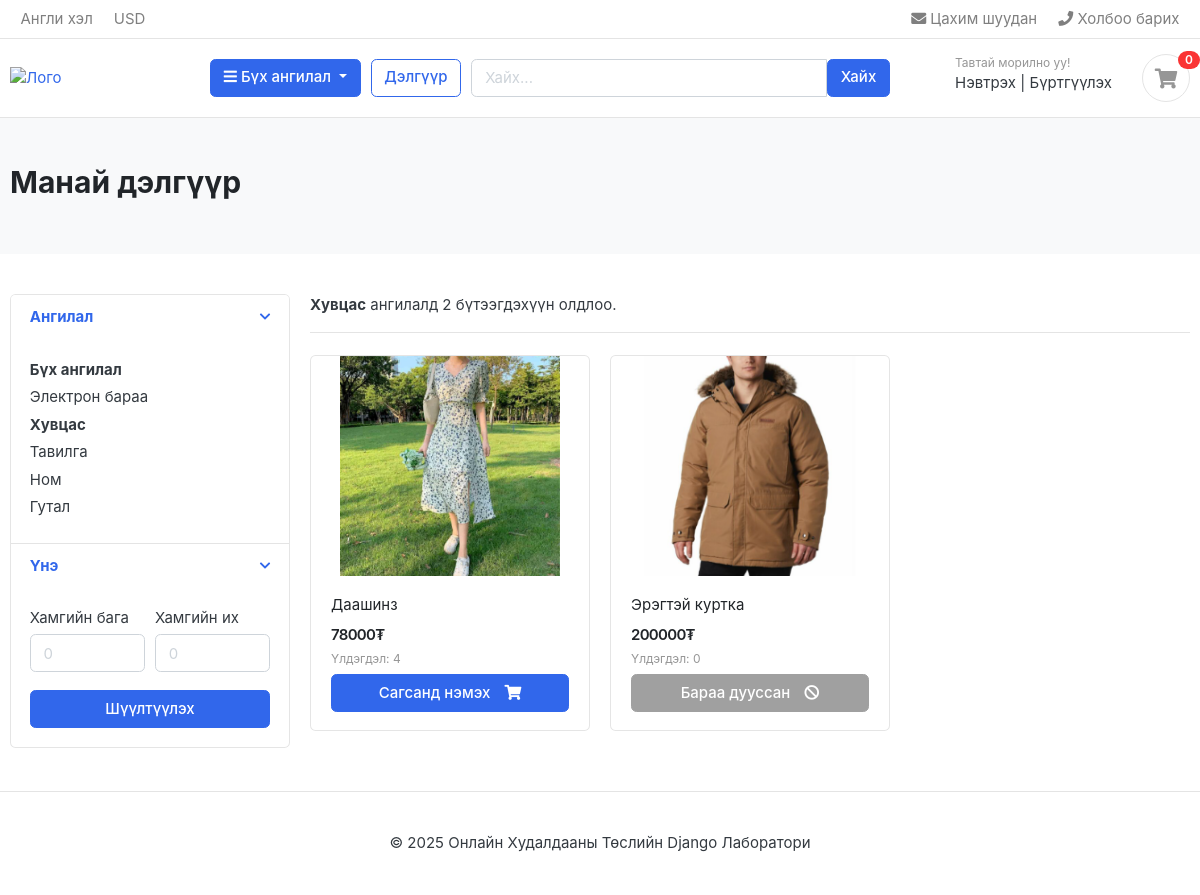
The page /huvcas/ on the database its author committed.
### shop_app/models.py (models this page shows, shortened)
class Category(models.Model):
    category_name = models.CharField(max_length=50, unique=True)
    slug = models.SlugField(max_length=100, unique=True)
    description = models.TextField(max_length=255, blank=True)
    cat_image = models.ImageField(upload_to='images/categories', blank=True)
    class Meta:
        db_table = "tbl_categories"
    def getUrl(self):
        return reverse('categoryDetail', kwargs={'slug': self.slug})

class Product(models.Model):
    product_name = models.CharField(
        max_length=200,
        unique=True)
    slug = models.SlugField(max_length=200, unique=True)
    description = models.TextField(max_length=500, blank=True)
    price = models.IntegerField()
    images = models.ImageField(upload_to='images/products')
    stock = models.IntegerField()
    is_available = models.BooleanField(default=True)
    category = models.ForeignKey(Category, on_delete=models.CASCADE)
    created_date = models.DateTimeField(auto_now_add=True)
    modified_date = models.DateTimeField(auto_now=True)
    def getUrl(self):
        return reverse("product_detail", kwargs= {
            "categorySlug": self.category.slug,
            "productSlug": self.slug
        })
    class Meta:
        db_table = "tbl_products"

### shop_app/views.py (the view, shortened to what this page needs)
# urls.py: path('<str:slug>/', views.store, name='categoryDetail'),
def store(request, slug=None):
    categories = Category.objects.all()
    products_list = Product.objects.filter(is_available=True)
    keyword = request.GET.get('keyword', '')
    min_price = request.GET.get('min_price', '')
    max_price = request.GET.get('max_price', '')
    selected_category = None
    selected_category_obj = None
    if slug:
        try:
            selected_category_obj = get_object_or_404(Category, slug=slug)
            selected_category = slug
            products_list = products_list.filter(category=selected_category_obj)
        except Category.DoesNotExist:
            pass
    category_param = request.GET.get('category', '')
    if keyword:
        products_list = products_list.filter(
            Q(product_name__icontains=keyword) |
            Q(description__icontains=keyword)
        ).distinct()
    if min_price:
        try:
            min_price_int = int(min_price)
            products_list = products_list.filter(price__gte=min_price_int)
        except ValueError:
            min_price = ''
    if max_price:
        try:
            max_price_int = int(max_price)
            products_list = products_list.filter(price__lte=max_price_int)
        except ValueError:
            max_price = ''
    products_list = products_list.order_by('-created_date')
    paginator = Paginator(products_list, 6)
    page_number = request.GET.get('page')
    products = paginator.get_page(page_number)
    context = {
        'categories': categories,
        'products': products,
        'count': products_list.count(),
        'selected_category': selected_category,
        'selected_category_obj': selected_category_obj,
        'keyword': keyword,
        'min_price': min_price,
        'max_price': max_price,
    }
    return render(request, 'store.html', context)

### cart_app/context_processors.py (called while the page is built)
def counter(request):
    cart_count = 0
    try:
        cart = Cart.objects.filter(id=_cart_id(request))
        cart_items = CartItem.objects.all().filter(cart = cart[:1])
        for cart_item in cart_items:
            cart_count += cart_item.quantity
    except Cart.DoesNotExist:
        cart_count = 0
    return dict(cart_count = cart_count)

### cart_app/views.py (called while the page is built)
def _cart_id(request):
    cart = request.session.session_key
    if not cart:
        cart = request.session.create()
    return cart

### lab2Template/contextProcessors.py (called while the page is built)
def categoriesProcessor(request):
    categories = Category.objects.all()
    return {'categories': categories}

### templates/store.html (shortened to what this page needs)
{% extends "base.html" %}
{% load static %}
{% block content %}
<section class="section-pagetop bg">
  <div class="container">
    <h2 class="title-page">Манай дэлгүүр</h2>
  </div>
</section>
<section class="section-content padding-y">
  <div class="container">
    <div class="row">
      <aside class="col-md-3">
        <div class="card">
          <article class="filter-group">
            <header class="card-header">
              <a href="#" data-toggle="collapse" data-target="#collapse_1" aria-expanded="true">
                <i class="icon-control fa fa-chevron-down"></i>
                <h6 class="title">Ангилал</h6>
              </a>
            </header>
            <div class="filter-content collapse show" id="collapse_1">
              <div class="card-body">
                <ul class="list-menu">
                  <li>
                    <a href="{% url 'store' %}">
                      <strong>Бүх ангилал</strong>
                    </a>
                  </li>
                  {% for category in categories %}
                    <li>
                      <a href="?category={{ category.slug }}&keyword={{ keyword }}&min_price={{ min_price }}&max_price={{ max_price }}">
                        {% if selected_category == category.slug %}
                          <strong>{{ category.category_name }}</strong>
                        {% else %}
                          {{ category.category_name }}
                        {% endif %}
                      </a>
                    </li>
                  {% empty %}
                    <span class="dropdown-item">Ангилал олдсонгүй</span>
                  {% endfor %}
                </ul>
              </div>
            </div>
          </article>
          <article class="filter-group">
            <header class="card-header">
              <a href="#" data-toggle="collapse" data-target="#collapse_3" aria-expanded="true">
                <i class="icon-control fa fa-chevron-down"></i>
                <h6 class="title">Үнэ</h6>
              </a>
            </header>
            <div class="filter-content collapse show" id="collapse_3">
              <div class="card-body">
                <form method="GET" action="{% url 'search' %}">
                  <div class="form-row">
                    <div class="form-group col-md-6">
                      <label>Хамгийн бага</label>
                      <input type="number" class="form-control" name="min_price"
                             placeholder="0" value="{{ min_price }}">
                    </div>
                    <div class="form-group col-md-6">
                      <label>Хамгийн их</label>
                      <input type="number" class="form-control" name="max_price"
                             placeholder="0" value="{{ max_price }}">
                    </div>
                  </div>
                  <button type="submit" class="btn btn-block btn-primary">Шүүлтүүлэх</button>
                </form>
              </div>
            </div>
          </article>
        </div>
      </aside>
      <main class="col-md-9">
        <header class="border-bottom mb-4 pb-3">
          <div class="form-inline">
            <span class="mr-md-auto">
              {% if selected_category %}
                <strong>{{ selected_category_obj.category_name }}</strong> ангилалд
              {% endif %}
              {{ count }} бүтээгдэхүүн олдлоо.
            </span>
          </div>
        </header>
        <div class="row">
          {% for product in products %}
          <div class="col-md-4">
            <figure class="card card-product-grid">
              <div class="img-wrap">
                {% if product.images %}
                  <a href="{{ product.getUrl }}">
                    <img src="{{ product.images.url }}" alt="{{ product.product_name }}">
                  </a>
                {% else %}
                  <img src="{% static 'images/no_image_available.png' %}" alt="No image" />
                {% endif %}
              </div>
              <figcaption class="info-wrap">
                <div class="fix-height">
                  {% if product.category %}
                    <a href="{{ product.getUrl }}" class="title">{{ product.product_name }}</a>
                  {% else %}
                    {{ product.product_name }}
                  {% endif %}
                  <div class="price-wrap mt-2">
                    <span class="price">{{ product.price }}₮</span>
                  </div>
                  <small class="text-muted">Үлдэгдэл: {{ product.stock }}</small>
                </div>
                {% if product.stock > 0 %}
                  <a href="{% url 'add_cart' product.id %}" class="btn btn-block btn-primary">
                    <span class="text">Сагсанд нэмэх</span>
                    <i class="fas fa-shopping-cart"></i>
                  </a>
                {% else %}
                  <button class="btn btn-block btn-secondary" disabled>
                    <span class="text">Бараа дууссан</span>
                    <i class="fas fa-ban"></i>
                  </button>
                {% endif %}
              </figcaption>
            </figure>
          </div>
          {% empty %}
            <div class="col-md-12">
              <p class="alert alert-info">Таны хайлтад тохирох бүтээгдэхүүн олдсонгүй.</p>
            </div>
          {% endfor %}
        </div>
      </main>
    </div>
  </div>
</section>
{% endblock %}

### static/css/ui.css (style rules this page uses)
html { font-family: "Inter", sans-serif; font-size: 15px; }
.img-wrap { text-align: center; display: block; }
.img-wrap img { max-width: 100%; }
.price-wrap { letter-spacing: -0.7px; }
.padding-y { padding-top: 40px; padding-bottom: 40px; }
figure { margin-bottom: 0; }
article:after, .form-group:after { display: block; clear: both; content: ""; }
.bg { background-color: #f8f9fa; }
.title-page { color: #212529; }
.btn .text + i { margin-left: 10px; }
[class*=list-] li:after { visibility: hidden; display: block; content: ""; overflow: hidden; height: 0; clear: both; }
.list-menu { list-style: none; margin: 0; padding-left: 0; }
.list-menu li { margin-bottom: 5px; }
.list-menu a { color: #343a40; }
[class*=card-product] a.title { color: #212529; display: block; }
[class*=card-product] .img-wrap { overflow: hidden; position: relative; }
[class*=card-product] .img-wrap img { height: 100%; max-width: 100%; width: auto; display: inline-block; -o-object-fit: cover; object-fit: cover; }
.card-product-grid { margin-bottom: 20px; }
.card-product-grid .img-wrap { border-radius: 0.2rem 0.2rem 0 0; height: 220px; }
.card-product-grid .info-wrap { overflow: hidden; padding: 18px 20px; }
.card-product-grid .fix-height { height: 80px; overflow: hidden; }
.card .img-wrap { overflow: hidden; }
.price { font-weight: 600; color: #212529; }
.icon-control { margin-top: 5px; float: right; font-size: 80%; }
.card-header .title { margin-bottom: 0; line-height: 1.5; }
.filter-group { border-bottom: 1px solid #e4e4e4; }
.filter-group .card-header { border-bottom: 0; }
.filter-group:last-child { border-bottom: 0; }
.section-pagetop { padding: 45px 0; }

### rows shown on the page
Category: category_name "Электрон бараа"
Category: category_name "Хувцас"
Category: category_name "Тавилга"
Category: category_name "Ном"
Category: category_name "Гутал"
Product: images (picture), product_name "Даашинз", price "78000", stock "4", shows "Сагсанд нэмэх"
Product: images (picture), product_name "Эрэгтэй куртка", price "200000", stock "0", shows "Бараа дууссан"

### other values the page prints
{{ cart_count }} "0"
{{ count }} "2"
